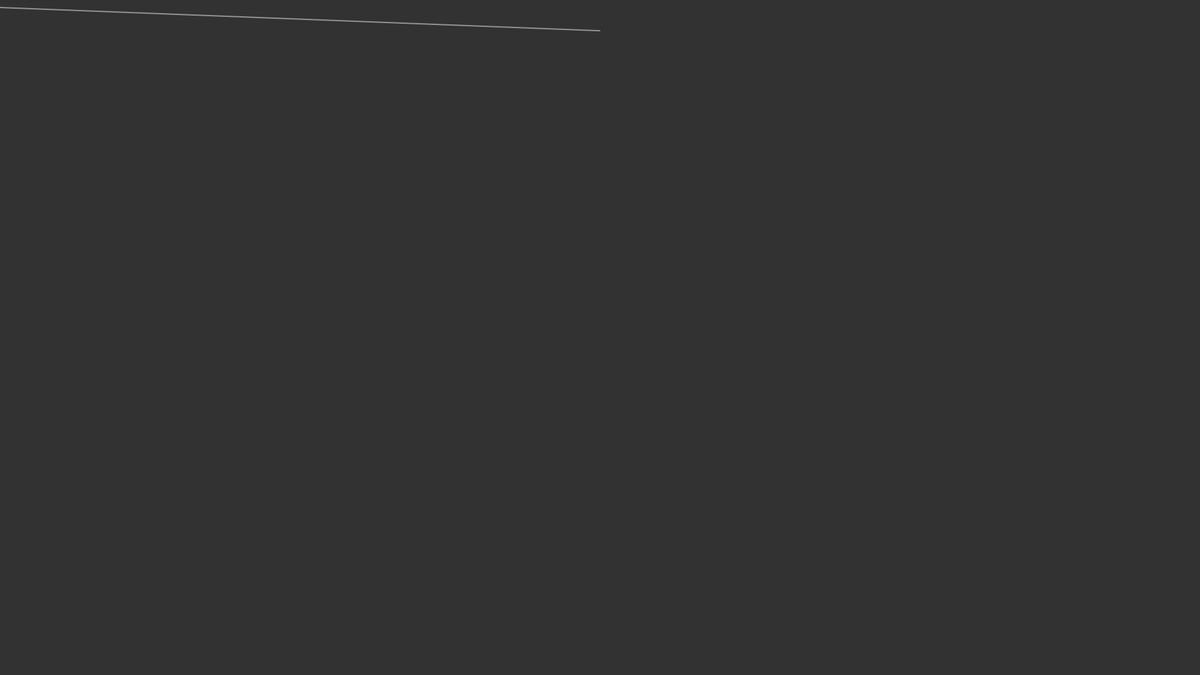
Frame 1 (no input)
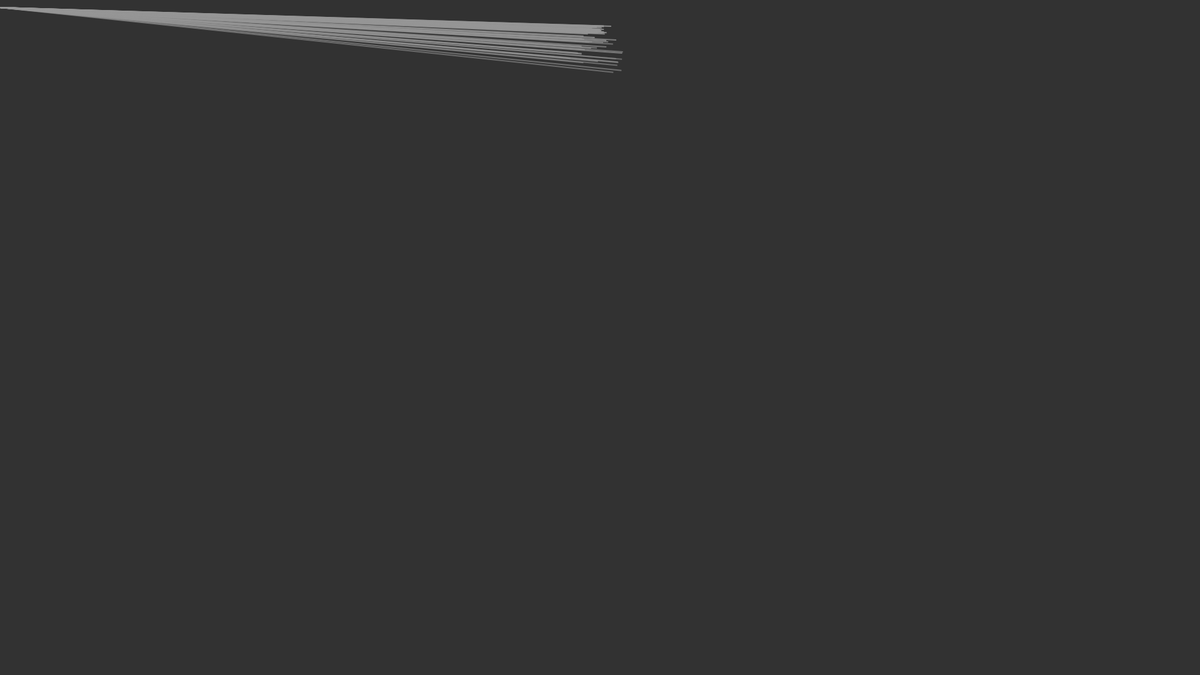
Frame 60 (no input)
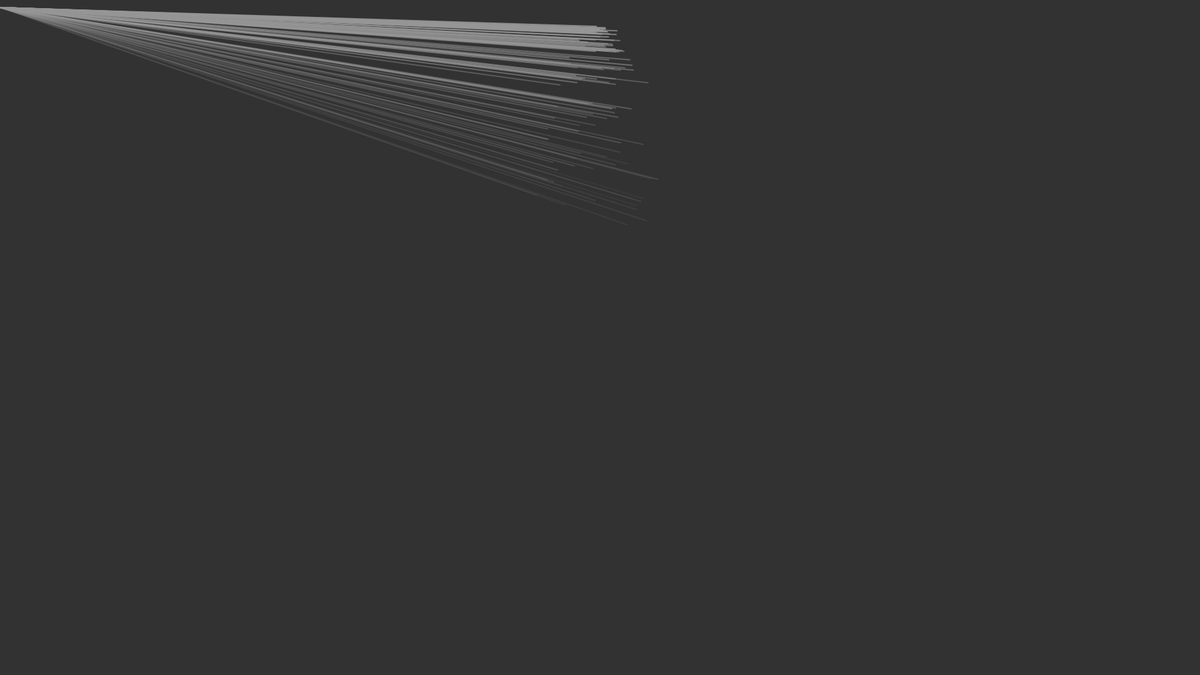
Frame 120 (the mouse pressed at the canvas centre since frame 60)

The p5.js sketch that drew these frames (run headless with seeded random() and noise() and a simulated clock; from frame 60 on, the mouse is pressed at the canvas centre):

// p5.js sketch
// ── sketch.js
let system;

function setup() {
  createCanvas(1920, 1080);
  system = new ParticleSystem(createVector(width / 2, 50));
}

function draw() {
  background(50);
  system.addParticle(1);
  system.run();
}

// A simple Particle class
let Particle = function(position) {
  this.acceleration = createVector(0, 0.05); //last number is gravity
  this.velocity = createVector(random(-1, 1), random(-1, 0)); //origin point
  this.position = position.copy();
  this.lifespan = 255;
};

Particle.prototype.run = function() {
  this.update();
  this.display();
};

// Method to update position
Particle.prototype.update = function(){
  this.velocity.add(this.acceleration);
  this.position.add(this.velocity);
  this.lifespan -= 2;
};

// Method to display
Particle.prototype.display = function() {
  stroke(150, this.lifespan);
  strokeWeight(2);
  fill(127, this.lifespan);
  triangle(this.position.x, this.position.y, 0, 12);
};

// Is the particle still useful?
Particle.prototype.isDead = function(){
  return this.lifespan < 1;
};

let ParticleSystem = function(position) {
  this.origin = position.copy();
  this.particles = [];
};

ParticleSystem.prototype.addParticle = function() {
  this.particles.push(new Particle(this.origin));
};

ParticleSystem.prototype.run = function() {
  for (let i = this.particles.length-1; i >= 0; i--) {
    let p = this.particles[i];
    p.run();
    if (p.isDead()) {
      this.particles.splice(i, 2);
    }
  }
};
